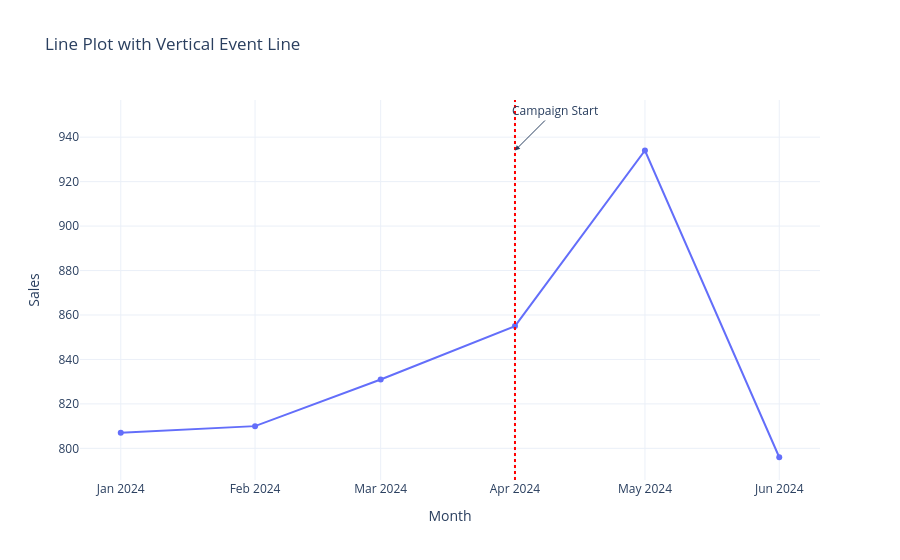

Notebook code for this chart:
### Code cell
campaign_start = pd.Timestamp("2024-04-01")

fig = px.line(
    monthly_sales,
    x="month",
    y="sales",
    markers=True,
    title="Line Plot with Vertical Event Line"
)

fig.add_vline(
    x=campaign_start,
    line_dash="dot",
    line_color="red"
)

fig.add_annotation(
    x=campaign_start,
    y=monthly_sales["sales"].max(),
    text="Campaign Start",
    showarrow=True,
    arrowhead=2,
    ax=40,
    ay=-40
)

fig.update_layout(
    xaxis_title="Month",
    yaxis_title="Sales"
)

fig.show()

### Figure 1 — Plotly figure (JSON) as saved in the notebook; plotly's stock layout.template omitted (floating-point values rounded to 4 significant figures)
{"data": [{"hovertemplate": "month=%{x}<br>sales=%{y}<extra></extra>", "legendgroup": "", "line": {"color": "#636efa", "dash": "solid"}, "marker": {"symbol": "circle"}, "mode": "lines+markers", "name": "", "orientation": "v", "showlegend": false, "type": "scatter", "x": ["2024-01-01T00:00:00.000000", "2024-02-01T00:00:00.000000", "2024-03-01T00:00:00.000000", "2024-04-01T00:00:00.000000", "2024-05-01T00:00:00.000000", "2024-06-01T00:00:00.000000"], "xaxis": "x", "y": [807, 810, 831, 855, 934, 796], "yaxis": "y"}], "layout": {"annotations": [{"arrowhead": 2, "ax": 40, "ay": -40, "showarrow": true, "text": "Campaign Start", "x": "2024-04-01T00:00:00", "y": 934}], "legend": {"tracegroupgap": 0}, "shapes": [{"line": {"color": "red", "dash": "dot"}, "type": "line", "x0": "2024-04-01T00:00:00", "x1": "2024-04-01T00:00:00", "xref": "x", "y0": 0, "y1": 1, "yref": "y domain"}], "title": {"text": "Line Plot with Vertical Event Line"}, "xaxis": {"anchor": "y", "domain": [0, 1], "title": {"text": "Month"}}, "yaxis": {"anchor": "x", "domain": [0, 1], "title": {"text": "Sales"}}}}
